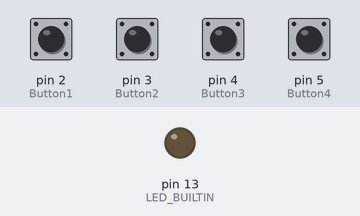
A sketch run on a simulated Arduino Uno, built with avr-gcc and run on an emulated ATmega328P. On the bench: output pins drawn as LEDs (lit = HIGH). The inputs (shaded band) are chosen by the test bench; at power-on: pin 2 (Button1), pin 3 (Button2), pin 4 (Button3), pin 5 (Button4) LOW. What the sketch prints to the serial monitor is not drawn.

Above: at 1.8 s.
1.9 s: pin 3 (Button2) pulled HIGH for 0.6 s
At 2.4 s:
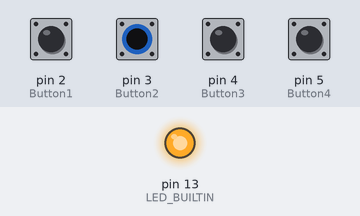
Timing chart, 0 to 4.9 s (numbered marks = the images above; inputs shaded):
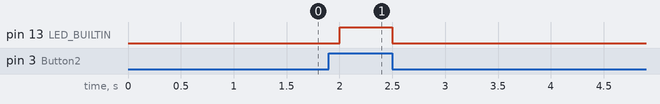

Measured:
- after the input at 1.9 s, pin 13 (LED_BUILTIN): LOW → HIGH after 0.10 s, → LOW 0.50 s later

The sketch:

Code.ino
```cpp
/* This code works with 4 channel Capacitive touch buttons module or 4 buttons/switches
 * It displays the current state of the buttons on the serial monitor
 */

#define Button1 2 //Buttons pins
#define Button2 3
#define Button3 4
#define Button4 5

bool Button1_State, Button2_State, Button3_State, Button4_State; //Buttons states

String Data; //To regroup stats to be displayed on the serial monitor

void setup() {

  Serial.begin(9600);     //Set the serial communications
  pinMode(Button1,INPUT); //Set the pin modes
  pinMode(Button2,INPUT);
  pinMode(Button3,INPUT);
  pinMode(Button4,INPUT);
  pinMode(LED_BUILTIN, OUTPUT);
}

void loop() {

  Button1_State = digitalRead(Button1); //Reading different current states and store them
  Button2_State = digitalRead(Button2);
  Button3_State = digitalRead(Button3);
  Button4_State = digitalRead(Button4);

  Data = String(Button1_State) + "\t" + String(Button2_State) + "\t" + String(Button3_State) + "\t" + String(Button4_State); //Regroup and convert to string

  Serial.println(Data); //Display on the serial monitor
  delay(1000);

  if(digitalRead(Button2) == 1){
    digitalWrite(LED_BUILTIN, HIGH);
    delay(500);
    digitalWrite(LED_BUILTIN, LOW);
    }


}
```
